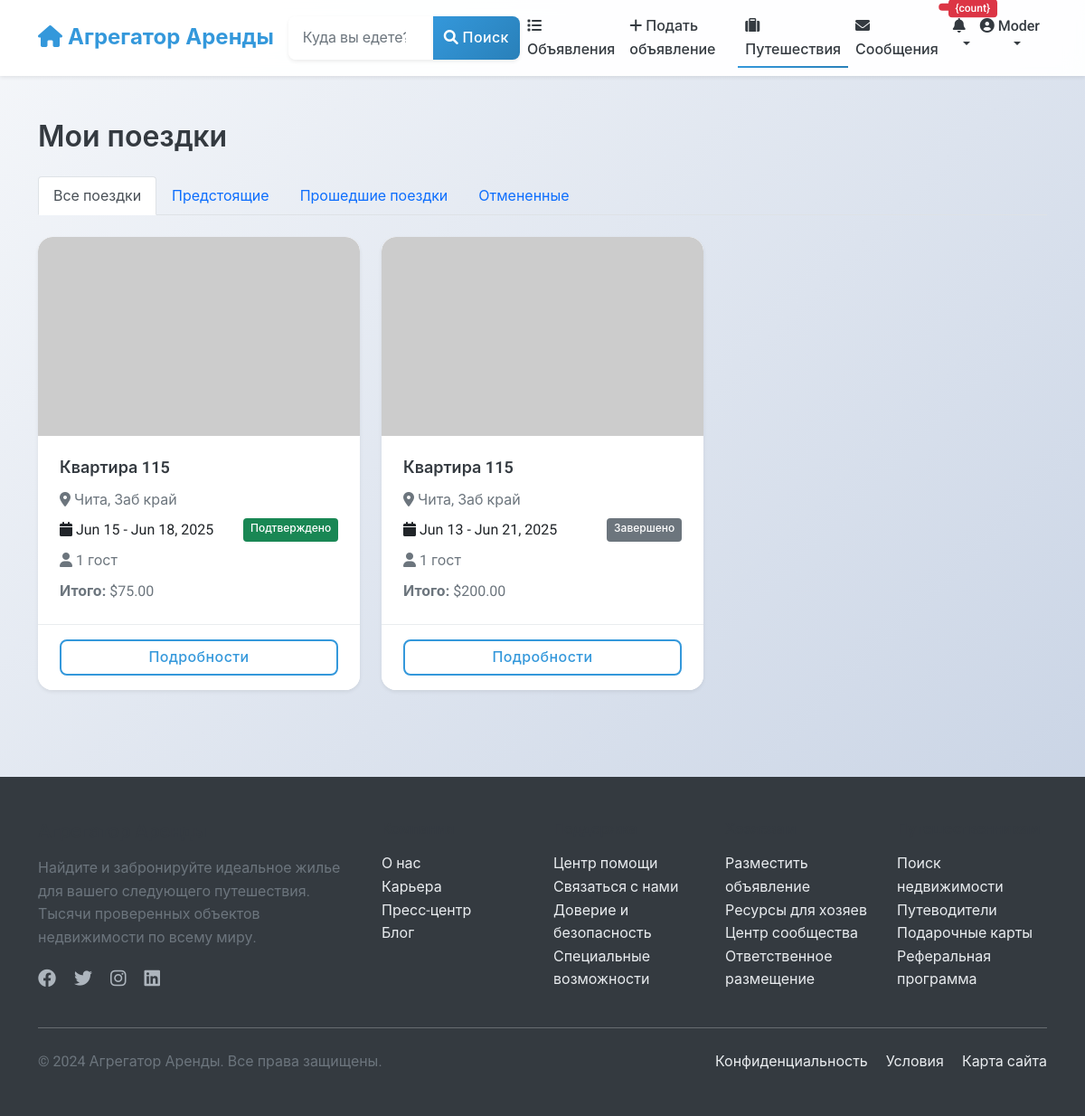
The page /listings/my-bookings/ (signed in) on the database as committed earlier.
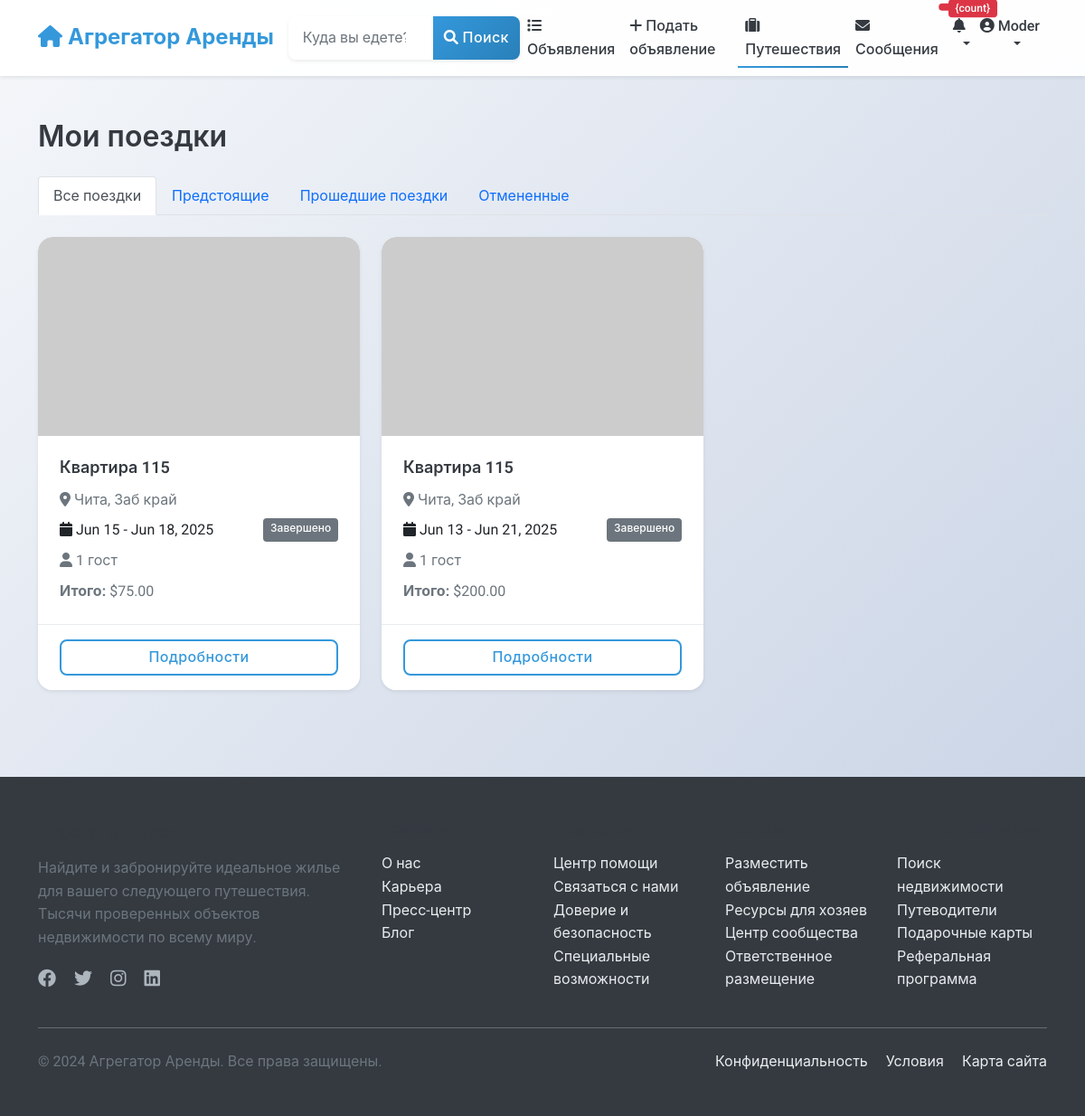
The same page on the database as committed later.
### listings/models.py (models this page shows, shortened)
class Booking(models.Model):
    STATUS_CHOICES = [
        ('pending', _('Pending')),
        ('confirmed', _('Confirmed')),
        ('canceled', _('Canceled')),
        ('completed', _('Completed')),
    ]
    start_date = models.DateField(_("Check-in date"))
    end_date = models.DateField(_("Check-out date"))
    guests = models.PositiveSmallIntegerField(_("Number of guests"))
    status = models.CharField(_("Status"), max_length=20, choices=STATUS_CHOICES, default='pending')
    base_price = models.DecimalField(_("Base price"), max_digits=10, decimal_places=2)
    cleaning_fee = models.DecimalField(_("Cleaning fee"), max_digits=10, decimal_places=2)
    service_fee = models.DecimalField(_("Service fee"), max_digits=10, decimal_places=2)
    total_price = models.DecimalField(_("Total price"), max_digits=10, decimal_places=2)
    special_requests = models.TextField(_("Special requests"), blank=True)
    listing = models.ForeignKey(
        Listing,
        on_delete=models.CASCADE,
        related_name='bookings'
    )
    guest = models.ForeignKey(
        settings.AUTH_USER_MODEL,
        on_delete=models.CASCADE,
        related_name='bookings'
    )
    booking_reference = models.UUIDField(_("Booking reference"), default=uuid.uuid4, editable=False, unique=True)
    created_at = models.DateTimeField(_("Created at"), auto_now_add=True)
    updated_at = models.DateTimeField(_("Updated at"), auto_now=True)
    class Meta:
        verbose_name = _("Booking")
        verbose_name_plural = _("Bookings")
        ordering = ['-created_at']

class Listing(models.Model):
    title = models.CharField(_("Title"), max_length=100)
    description = models.TextField(_("Description"))
    address = models.CharField(_("Address"), max_length=255)
    city = models.CharField(_("City"), max_length=100)
    state = models.CharField(_("State/Province"), max_length=100)
    country = models.CharField(_("Country"), max_length=100)
    zip_code = models.CharField(_("ZIP/Postal Code"), max_length=20)
    latitude = models.DecimalField(_("Latitude"), max_digits=10, decimal_places=7, null=True, blank=True)
    longitude = models.DecimalField(_("Longitude"), max_digits=10, decimal_places=7, null=True, blank=True)
    price_per_night = models.DecimalField(_("Price per night"), max_digits=10, decimal_places=2)
    cleaning_fee = models.DecimalField(_("Cleaning fee"), max_digits=10, decimal_places=2, default=0)
    service_fee = models.DecimalField(_("Service fee"), max_digits=10, decimal_places=2, default=0)
    bedrooms = models.PositiveSmallIntegerField(_("Bedrooms"))
    bathrooms = models.DecimalField(_("Bathrooms"), max_digits=3, decimal_places=1)
    accommodates = models.PositiveSmallIntegerField(_("Accommodates"))
    property_type = models.CharField(_("Property type"), max_length=50)
    image_urls = models.JSONField(_("Image URLs"), default=list, null=True, blank=True)
    amenities = models.JSONField(_("Amenities"), default=list)
    house_rules = models.TextField(_("House rules"), blank=True)
    check_in_time = models.TimeField(_("Check-in time"), null=True, blank=True)
    check_out_time = models.TimeField(_("Check-out time"), null=True, blank=True)
    minimum_nights = models.PositiveSmallIntegerField(_("Minimum nights"), default=1)
    maximum_nights = models.PositiveSmallIntegerField(_("Maximum nights"), default=30)
    is_active = models.BooleanField(_("Is active"), default=True)
    is_approved = models.BooleanField(_("Is approved"), default=False)
    host = models.ForeignKey(
        settings.AUTH_USER_MODEL,
        on_delete=models.CASCADE,
        related_name='listings'
    )
    created_at = models.DateTimeField(_("Created at"), auto_now_add=True)
    updated_at = models.DateTimeField(_("Updated at"), auto_now=True)
    class Meta:
        verbose_name = _("Listing")
        verbose_name_plural = _("Listings")
        ordering = ['-created_at', '-id']
        ordering = ['-created_at']
    @property
    def main_image_url(self):
        main_image = self.images.filter(is_main=True).first()
        if main_image:
            return main_image.image.url
        first_image = self.images.first()
        if first_image:
            return first_image.image.url
        if self.image_urls and len(self.image_urls) > 0:
            return self.image_urls[0]
        return "https://via.placeholder.com/800x600.png?text=No+Image+Available"

### listings/views.py (the view)
# urls.py: path('my-bookings/', views.user_bookings, name='user_bookings'),
@login_required
def user_bookings(request):
    bookings = Booking.objects.filter(guest=request.user).select_related('listing')
    status = request.GET.get('status')
    if status and status in [choice[0] for choice in Booking.STATUS_CHOICES]:
        bookings = bookings.filter(status=status)
    return render(request, 'listings/user_bookings.html', {
        'bookings': bookings,
        'status_choices': Booking.STATUS_CHOICES,
        'current_status': status
    })

### notifications/templatetags/notify_tags.py (called while the page is built)
@register.simple_tag(takes_context=True)
def notification_count(context):
    user = context['request'].user
    if user.is_authenticated:
        count = user.notifications.filter(is_read=False).count()
        return count
    return 0

### listings/templates/listings/user_bookings.html (shortened to what the changed rows need)
{% extends 'base.html' %}
{% load static %}
{% block content %}
<div class="container py-4">
    <div class="row">
        <div class="col-12">
            <h2 class="mb-4">Мои поездки</h2>
            {% if bookings %}
                <div class="row row-cols-1 row-cols-md-2 row-cols-lg-3 g-4">
                    {% for booking in bookings %}
                    <div class="col">
                        <div class="card h-100 shadow-sm">
                            <img src="{{ booking.listing.main_image_url }}" class="card-img-top" alt="{{ booking.listing.title }}">
                            <div class="card-body">
                                <h5 class="card-title">{{ booking.listing.title }}</h5>
                                <p class="card-text text-muted mb-2">
                                    <i class="fas fa-map-marker-alt"></i> {{ booking.listing.city }}, {{ booking.listing.state }}
                                </p>
                                <div class="d-flex justify-content-between mb-2">
                                    <span>
                                        <i class="fas fa-calendar"></i> {{ booking.start_date|date:"M d" }} - {{ booking.end_date|date:"M d, Y" }}
                                    </span>
                                    <span class="badge {% if booking.status == 'confirmed' %}bg-success{% elif booking.status == 'pending' %}bg-warning text-dark{% elif booking.status == 'canceled' %}bg-danger{% elif booking.status == 'completed' %}bg-secondary{% endif %}">
                                        {% if booking.status == 'confirmed' %}Подтверждено
                                        {% elif booking.status == 'pending' %}В ожидании
                                        {% elif booking.status == 'canceled' %}Отменено
                                        {% elif booking.status == 'completed' %}Завершено
                                        {% endif %}
                                    </span>
                                </div>
                                <p class="card-text mb-2">
                                    <i class="fas fa-user"></i> {{ booking.guests }} гост{{ booking.guests|pluralize:"ь,я,ей" }}
                                </p>
                                <p class="card-text">
                                    <strong>Итого:</strong> ${{ booking.total_price }}
                                </p>
                            </div>
                            <div class="card-footer bg-white">
                                <div class="d-grid">
                                    <a href="{% url 'listings:booking_detail' reference=booking.booking_reference %}" class="btn btn-outline-primary">
                                        Подробности
                                    </a>
                                </div>
                            </div>
                        </div>
                    </div>
                    {% endfor %}
                </div>
            {% endif %}
        </div>
    </div>
</div>
{% endblock %}

Rows that differ between the two databases and show on the page:
changed Booking "Jun 15": status "Подтверждено" → "Завершено"
